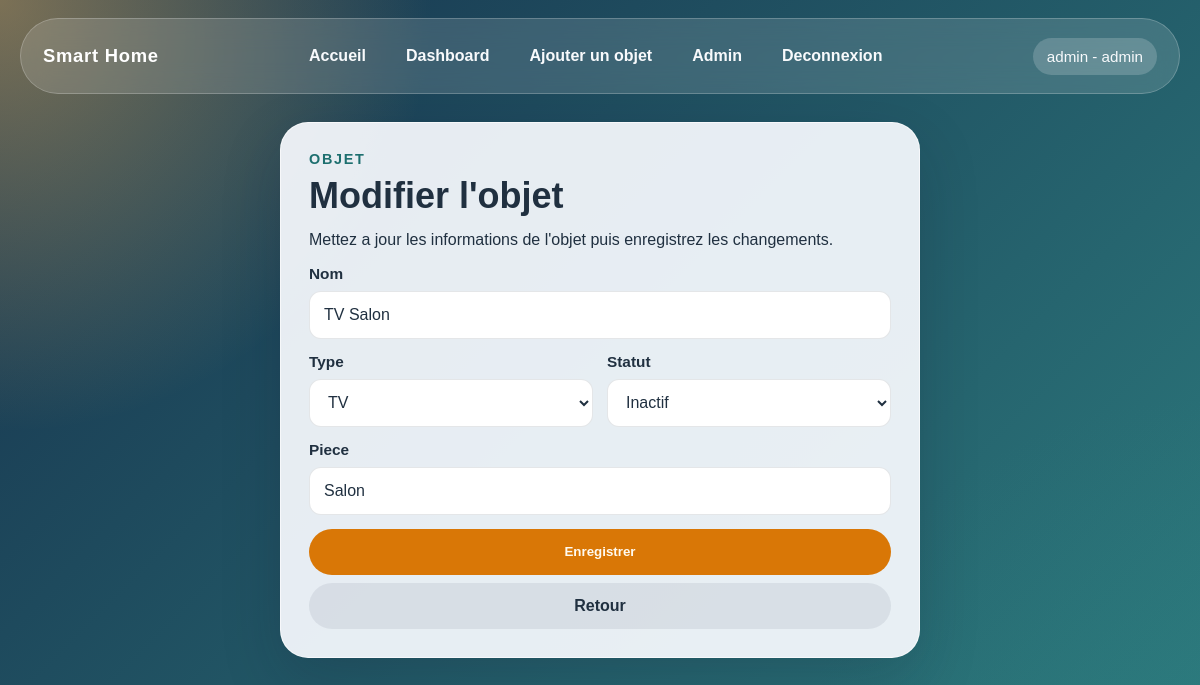
The page /admin/edit-device/5 (signed in) on the database its author committed.
### tables this page shows
CREATE TABLE objects (
        id INTEGER PRIMARY KEY AUTOINCREMENT,
        name TEXT NOT NULL,
        type TEXT NOT NULL,
        status TEXT NOT NULL DEFAULT 'actif',
        temperature REAL,
        room TEXT NOT NULL
    );

### app.py (the view, shortened to what this page needs)
@app.route("/edit_object/<int:object_id>", methods=["GET", "POST"])
@app.route("/admin/edit-device/<int:object_id>", methods=["GET", "POST"])
@login_required
def edit_object(object_id):
    conn = get_db_connection()
    try:
        object_data = fetch_object_by_id(conn, object_id)
        if not object_data:
            flash("Objet introuvable.", "error")
            return redirect(url_for("dashboard"))
        object_types = get_available_object_types(conn, object_data["type"])
    finally:
        conn.close()
    return render_template(
        "edit_object.html",
        object_data=object_data,
        object_types=object_types,
    )

### app.py (called while the page is built)
def get_db_connection():
    conn = sqlite3.connect(DATABASE)
    conn.row_factory = sqlite3.Row
    return conn

def normalize_text(value):
    normalized = unicodedata.normalize("NFKD", str(value or ""))
    without_accents = "".join(
        char for char in normalized if not unicodedata.combining(char)
    )
    return without_accents.lower().strip()

def normalize_status_value(value):
    token = normalize_text(value)
    if token in {"1", "true", "actif", "on", "active"}:
        return "actif"
    return "inactif"

def type_label(value):
    if not value:
        return "Objet"
    return TYPE_LABELS.get(value, value.replace("_", " ").title())

def serialize_object(row):
    temperature = row["temperature"]
    if temperature in ("", None):
        parsed_temperature = None
    else:
        try:
            parsed_temperature = float(temperature)
        except (TypeError, ValueError):
            parsed_temperature = None
    return {
        "id": row["id"],
        "name": row["name"],
        "type": row["type"],
        "status": normalize_status_value(row["status"]),
        "temperature": parsed_temperature,
        "room": row["room"],
    }

def fetch_object_by_id(conn, object_id):
    row = conn.execute(
        "SELECT * FROM objects WHERE id = ?",
        (object_id,),
    ).fetchone()
    if not row:
        return None
    return serialize_object(row)

def get_available_object_types(conn, current_type=""):
    types = list(DEFAULT_OBJECT_TYPES)
    rows = conn.execute(
        """
        SELECT DISTINCT type
        FROM objects
        WHERE type IS NOT NULL AND type <> ''
        ORDER BY type ASC
        """
    ).fetchall()
    for row in rows:
        value = row["type"].strip()
        if value and value not in types:
            types.append(value)
    if current_type and current_type not in types:
        types.append(current_type)
    return types

def login_required(view_func):
    @wraps(view_func)
    def wrapped_view(*args, **kwargs):
        if not session.get("user_id"):
            flash("Connectez-vous pour acceder a cette page.", "error")
            return redirect(url_for("login"))
        return view_func(*args, **kwargs)
    return wrapped_view

@app.template_filter("type_label")
def type_label_filter(value):
    return type_label(value)

### templates/edit_object.html (shortened to what this page needs)
{% extends "base.html" %}
{% block content %}
<section class="form-layout">
    <div class="panel form-panel">
        <p class="eyebrow">Objet</p>
        <h1>Modifier l'objet</h1>
        <p>Mettez a jour les informations de l'objet puis enregistrez les changements.</p>
        <form method="POST" class="form-grid">
            <div class="field field-full">
                <label for="name">Nom</label>
                <input
                    id="name"
                    name="name"
                    type="text"
                    value="{{ object_data.name }}"
                    required
                >
            </div>
            <div class="field">
                <label for="type">Type</label>
                <select id="type" name="type" required>
                    {% for object_type in object_types %}
                        <option value="{{ object_type }}" {% if object_data.type == object_type %}selected{% endif %}>
                            {{ object_type|type_label }}
                        </option>
                    {% endfor %}
                </select>
            </div>
            <div class="field">
                <label for="status">Statut</label>
                <select id="status" name="status" required>
                    <option value="inactif" {% if object_data.status == 'inactif' %}selected{% endif %}>Inactif</option>
                </select>
            </div>
            <div class="field field-full">
                <label for="room">Piece</label>
                <input
                    id="room"
                    name="room"
                    type="text"
                    value="{{ object_data.room }}"
                    required
                >
            </div>
            <div class="field field-full button-row">
                <button type="submit" class="btn btn-primary">Enregistrer</button>
                <a href="{{ url_for('dashboard') }}" class="btn btn-ghost">Retour</a>
            </div>
        </form>
    </div>
</section>
{% endblock %}

### static/style.css (style rules this page uses)
:root { --bg-deep: #17324d; --bg-soft: #2d7d7f; --bg-warm: #f6bd60; --card: rgba(249, 251, 255, 0.92); --card-strong: #ffffff; --text: #203040; --muted: #5d6b78; --line: rgba(32, 48, 64, 0.12); --primary: #d97706; --primary-dark: #b45309; --secondary: #1d6f6f; --danger: #c2410c; --success: #2f855a; --shadow: 0 22px 60px rgba(15, 23, 42, 0.18); --radius-lg: 28px; --radius-md: 18px; --radius-sm: 12px; }
* { box-sizing: border-box; }
body { margin: 0; min-height: 100vh; font-family: "Trebuchet MS", "Gill Sans", sans-serif; color: var(--text); background: radial-gradient(circle at top left, rgba(246, 189, 96, 0.45), transparent 30%), radial-gradient(circle at bottom right, rgba(45, 125, 127, 0.35), transparent 28%), linear-gradient(135deg, var(--bg-deep), var(--bg-soft)); }
a { color: inherit; }
.panel { background: var(--card); border: 1px solid rgba(255, 255, 255, 0.65); border-radius: var(--radius-lg); box-shadow: var(--shadow); padding: 28px; }
.hero h1, .section-head h1, .auth-card h1, .form-panel h1 { margin: 0 0 14px; font-size: clamp(2rem, 3vw, 3.2rem); line-height: 1.05; }
.eyebrow { margin: 0 0 10px; font-size: 0.9rem; font-weight: 700; text-transform: uppercase; letter-spacing: 0.12em; color: var(--secondary); }
.hero-actions, .button-row, .card-actions { display: flex; flex-wrap: wrap; gap: 12px; }
.btn { display: inline-flex; align-items: center; justify-content: center; min-height: 46px; padding: 0 18px; border: 0; border-radius: 999px; font-weight: 700; text-decoration: none; cursor: pointer; transition: transform 0.2s ease, box-shadow 0.2s ease, background 0.2s ease; }
.btn-primary { background: var(--primary); color: #fffaf0; }
.btn-ghost { background: rgba(32, 48, 64, 0.08); color: var(--text); }
.field { display: flex; flex-direction: column; gap: 8px; }
.field label { font-weight: 700; font-size: 0.96rem; }
input, select { width: 100%; min-height: 48px; padding: 0 14px; border-radius: var(--radius-sm); border: 1px solid var(--line); background: var(--card-strong); color: var(--text); font: inherit; }
.auth-layout, .form-layout { display: flex; justify-content: center; }
.auth-card, .form-panel { width: min(640px, 100%); }
.form-grid { display: grid; grid-template-columns: 1fr 1fr; gap: 14px; }
.field-full { grid-column: 1 / -1; }

### rows shown on the page
objects: name "TV Salon", type "TV", status "Inactif", room "Salon"

### other values the page prints
{{ session.get('username') }} "admin"
